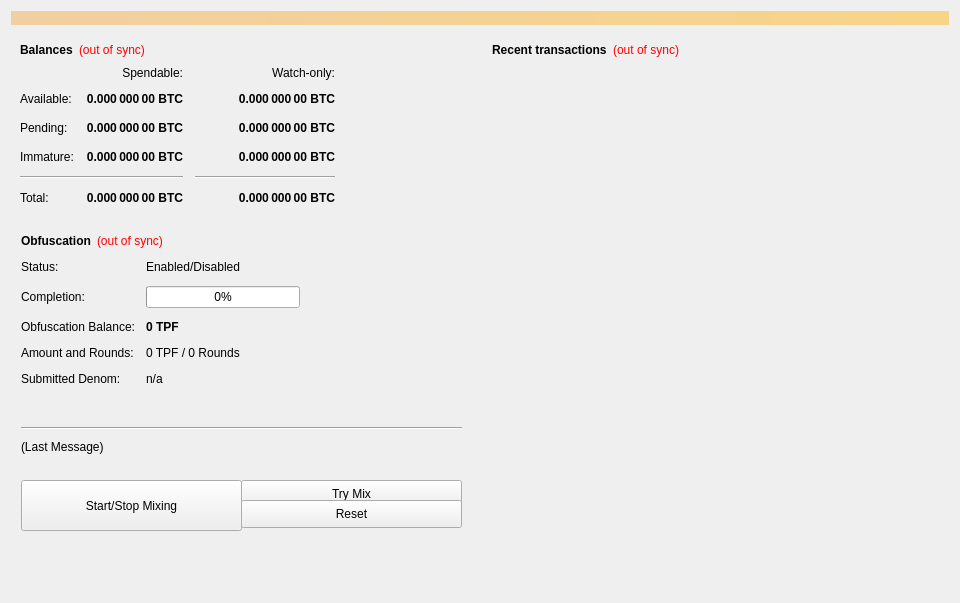
<?xml version="1.0" encoding="UTF-8"?>
<ui version="4.0">
 <class>OverviewPage</class>
 <widget class="QWidget" name="OverviewPage">
  <property name="geometry">
   <rect>
    <x>0</x>
    <y>0</y>
    <width>960</width>
    <height>603</height>
   </rect>
  </property>
  <property name="minimumSize">
   <size>
    <width>960</width>
    <height>0</height>
   </size>
  </property>
  <property name="windowTitle">
   <string>Form</string>
  </property>
  <layout class="QVBoxLayout" name="topLayout">
   <item>
    <widget class="QLabel" name="labelAlerts">
     <property name="visible">
      <bool>false</bool>
     </property>
     <property name="styleSheet">
      <string notr="true">background-color: qlineargradient(x1: 0, y1: 0, x2: 1, y2: 0, stop:0 #F0D0A0, stop:1 #F8D488); color:#000000;</string>
     </property>
     <property name="wordWrap">
      <bool>true</bool>
     </property>
     <property name="margin">
      <number>3</number>
     </property>
    </widget>
   </item>
   <item>
    <layout class="QHBoxLayout" name="horizontalLayout" stretch="1,1">
     <item>
      <layout class="QVBoxLayout" name="verticalLayout_2">
       <item>
        <widget class="QFrame" name="frame">
         <property name="frameShape">
          <enum>QFrame::NoFrame</enum>
         </property>
         <property name="frameShadow">
          <enum>QFrame::Raised</enum>
         </property>
         <layout class="QVBoxLayout" name="verticalLayout_4">
          <item>
           <layout class="QHBoxLayout" name="horizontalLayout_4">
            <item>
             <widget class="QLabel" name="label_5">
              <property name="font">
               <font>
                <weight>75</weight>
                <bold>true</bold>
               </font>
              </property>
              <property name="text">
               <string>Balances</string>
              </property>
             </widget>
            </item>
            <item>
             <widget class="QLabel" name="labelWalletStatus">
              <property name="cursor">
               <cursorShape>WhatsThisCursor</cursorShape>
              </property>
              <property name="toolTip">
               <string>The displayed information may be out of date. Your wallet automatically synchronizes with the TPFCoin network after a connection is established, but this process has not completed yet.</string>
              </property>
              <property name="styleSheet">
               <string notr="true">QLabel { color: red; }</string>
              </property>
              <property name="text">
               <string notr="true">(out of sync)</string>
              </property>
              <property name="alignment">
               <set>Qt::AlignLeading|Qt::AlignLeft|Qt::AlignVCenter</set>
              </property>
             </widget>
            </item>
            <item>
             <spacer name="horizontalSpacer_3">
              <property name="orientation">
               <enum>Qt::Horizontal</enum>
              </property>
              <property name="sizeHint" stdset="0">
               <size>
                <width>40</width>
                <height>20</height>
               </size>
              </property>
             </spacer>
            </item>
           </layout>
          </item>
          <item>
           <layout class="QGridLayout" name="gridLayout">
            <property name="spacing">
             <number>12</number>
            </property>
            <item row="2" column="2">
             <widget class="QLabel" name="labelWatchPending">
              <property name="font">
               <font>
                <weight>75</weight>
                <bold>true</bold>
               </font>
              </property>
              <property name="cursor">
               <cursorShape>IBeamCursor</cursorShape>
              </property>
              <property name="toolTip">
               <string>Unconfirmed transactions to watch-only addresses</string>
              </property>
              <property name="text">
               <string notr="true">0.000 000 00 BTC</string>
              </property>
              <property name="alignment">
               <set>Qt::AlignRight|Qt::AlignTrailing|Qt::AlignVCenter</set>
              </property>
              <property name="textInteractionFlags">
               <set>Qt::LinksAccessibleByMouse|Qt::TextSelectableByKeyboard|Qt::TextSelectableByMouse</set>
              </property>
             </widget>
            </item>
            <item row="2" column="1">
             <widget class="QLabel" name="labelUnconfirmed">
              <property name="font">
               <font>
                <weight>75</weight>
                <bold>true</bold>
               </font>
              </property>
              <property name="cursor">
               <cursorShape>IBeamCursor</cursorShape>
              </property>
              <property name="toolTip">
               <string>Total of transactions that have yet to be confirmed, and do not yet count toward the spendable balance</string>
              </property>
              <property name="text">
               <string notr="true">0.000 000 00 BTC</string>
              </property>
              <property name="alignment">
               <set>Qt::AlignRight|Qt::AlignTrailing|Qt::AlignVCenter</set>
              </property>
              <property name="textInteractionFlags">
               <set>Qt::LinksAccessibleByMouse|Qt::TextSelectableByKeyboard|Qt::TextSelectableByMouse</set>
              </property>
             </widget>
            </item>
            <item row="3" column="2">
             <widget class="QLabel" name="labelWatchImmature">
              <property name="font">
               <font>
                <weight>75</weight>
                <bold>true</bold>
               </font>
              </property>
              <property name="cursor">
               <cursorShape>IBeamCursor</cursorShape>
              </property>
              <property name="toolTip">
               <string>Staked or masternode rewards in watch-only addresses that has not yet matured</string>
              </property>
              <property name="text">
               <string notr="true">0.000 000 00 BTC</string>
              </property>
              <property name="alignment">
               <set>Qt::AlignRight|Qt::AlignTrailing|Qt::AlignVCenter</set>
              </property>
              <property name="textInteractionFlags">
               <set>Qt::LinksAccessibleByMouse|Qt::TextSelectableByKeyboard|Qt::TextSelectableByMouse</set>
              </property>
             </widget>
            </item>
            <item row="4" column="0" colspan="2">
             <widget class="Line" name="lineSpendableBalance">
              <property name="orientation">
               <enum>Qt::Horizontal</enum>
              </property>
             </widget>
            </item>
            <item row="4" column="2">
             <widget class="Line" name="lineWatchBalance">
              <property name="sizePolicy">
               <sizepolicy hsizetype="Preferred" vsizetype="Fixed">
                <horstretch>0</horstretch>
                <verstretch>0</verstretch>
               </sizepolicy>
              </property>
              <property name="minimumSize">
               <size>
                <width>140</width>
                <height>0</height>
               </size>
              </property>
              <property name="orientation">
               <enum>Qt::Horizontal</enum>
              </property>
             </widget>
            </item>
            <item row="5" column="0">
             <widget class="QLabel" name="labelTotalText">
              <property name="text">
               <string>Total:</string>
              </property>
             </widget>
            </item>
            <item row="3" column="1">
             <widget class="QLabel" name="labelImmature">
              <property name="font">
               <font>
                <weight>75</weight>
                <bold>true</bold>
               </font>
              </property>
              <property name="cursor">
               <cursorShape>IBeamCursor</cursorShape>
              </property>
              <property name="toolTip">
               <string>Staked or masternode rewards that has not yet matured</string>
              </property>
              <property name="text">
               <string notr="true">0.000 000 00 BTC</string>
              </property>
              <property name="alignment">
               <set>Qt::AlignRight|Qt::AlignTrailing|Qt::AlignVCenter</set>
              </property>
              <property name="textInteractionFlags">
               <set>Qt::LinksAccessibleByMouse|Qt::TextSelectableByKeyboard|Qt::TextSelectableByMouse</set>
              </property>
             </widget>
            </item>
            <item row="2" column="3">
             <spacer name="horizontalSpacer_2">
              <property name="orientation">
               <enum>Qt::Horizontal</enum>
              </property>
              <property name="sizeHint" stdset="0">
               <size>
                <width>40</width>
                <height>20</height>
               </size>
              </property>
             </spacer>
            </item>
            <item row="3" column="0">
             <widget class="QLabel" name="labelImmatureText">
              <property name="text">
               <string>Immature:</string>
              </property>
             </widget>
            </item>
            <item row="5" column="1">
             <widget class="QLabel" name="labelTotal">
              <property name="font">
               <font>
                <weight>75</weight>
                <bold>true</bold>
               </font>
              </property>
              <property name="cursor">
               <cursorShape>IBeamCursor</cursorShape>
              </property>
              <property name="toolTip">
               <string>Your current total balance</string>
              </property>
              <property name="text">
               <string notr="true">0.000 000 00 BTC</string>
              </property>
              <property name="alignment">
               <set>Qt::AlignRight|Qt::AlignTrailing|Qt::AlignVCenter</set>
              </property>
              <property name="textInteractionFlags">
               <set>Qt::LinksAccessibleByMouse|Qt::TextSelectableByKeyboard|Qt::TextSelectableByMouse</set>
              </property>
             </widget>
            </item>
            <item row="5" column="2">
             <widget class="QLabel" name="labelWatchTotal">
              <property name="font">
               <font>
                <weight>75</weight>
                <bold>true</bold>
               </font>
              </property>
              <property name="cursor">
               <cursorShape>IBeamCursor</cursorShape>
              </property>
              <property name="toolTip">
               <string>Current total balance in watch-only addresses</string>
              </property>
              <property name="text">
               <string notr="true">0.000 000 00 BTC</string>
              </property>
              <property name="alignment">
               <set>Qt::AlignRight|Qt::AlignTrailing|Qt::AlignVCenter</set>
              </property>
              <property name="textInteractionFlags">
               <set>Qt::LinksAccessibleByMouse|Qt::TextSelectableByKeyboard|Qt::TextSelectableByMouse</set>
              </property>
             </widget>
            </item>
            <item row="0" column="2">
             <widget class="QLabel" name="labelWatchonly">
              <property name="text">
               <string>Watch-only:</string>
              </property>
              <property name="alignment">
               <set>Qt::AlignRight|Qt::AlignTrailing|Qt::AlignVCenter</set>
              </property>
             </widget>
            </item>
            <item row="1" column="0">
             <widget class="QLabel" name="labelBalanceText">
              <property name="text">
               <string>Available:</string>
              </property>
             </widget>
            </item>
            <item row="1" column="1">
             <widget class="QLabel" name="labelBalance">
              <property name="font">
               <font>
                <weight>75</weight>
                <bold>true</bold>
               </font>
              </property>
              <property name="cursor">
               <cursorShape>IBeamCursor</cursorShape>
              </property>
              <property name="toolTip">
               <string>Your current spendable balance</string>
              </property>
              <property name="text">
               <string notr="true">0.000 000 00 BTC</string>
              </property>
              <property name="alignment">
               <set>Qt::AlignRight|Qt::AlignTrailing|Qt::AlignVCenter</set>
              </property>
              <property name="textInteractionFlags">
               <set>Qt::LinksAccessibleByMouse|Qt::TextSelectableByKeyboard|Qt::TextSelectableByMouse</set>
              </property>
             </widget>
            </item>
            <item row="1" column="2">
             <widget class="QLabel" name="labelWatchAvailable">
              <property name="font">
               <font>
                <weight>75</weight>
                <bold>true</bold>
               </font>
              </property>
              <property name="cursor">
               <cursorShape>IBeamCursor</cursorShape>
              </property>
              <property name="toolTip">
               <string>Your current balance in watch-only addresses</string>
              </property>
              <property name="text">
               <string notr="true">0.000 000 00 BTC</string>
              </property>
              <property name="alignment">
               <set>Qt::AlignRight|Qt::AlignTrailing|Qt::AlignVCenter</set>
              </property>
              <property name="textInteractionFlags">
               <set>Qt::LinksAccessibleByMouse|Qt::TextSelectableByKeyboard|Qt::TextSelectableByMouse</set>
              </property>
             </widget>
            </item>
            <item row="2" column="0">
             <widget class="QLabel" name="labelPendingText">
              <property name="text">
               <string>Pending:</string>
              </property>
             </widget>
            </item>
            <item row="0" column="1">
             <widget class="QLabel" name="labelSpendable">
              <property name="text">
               <string>Spendable:</string>
              </property>
              <property name="alignment">
               <set>Qt::AlignRight|Qt::AlignTrailing|Qt::AlignVCenter</set>
              </property>
             </widget>
            </item>
           </layout>
          </item>
         </layout>
        </widget>
       </item>
       <item>
        <widget class="QFrame" name="frameObfuscation">
         <property name="minimumSize">
          <size>
           <width>0</width>
           <height>350</height>
          </size>
         </property>
         <property name="layoutDirection">
          <enum>Qt::LeftToRight</enum>
         </property>
         <property name="frameShape">
          <enum>QFrame::NoFrame</enum>
         </property>
         <property name="frameShadow">
          <enum>QFrame::Raised</enum>
         </property>
         <widget class="QWidget" name="formLayoutWidget">
          <property name="geometry">
           <rect>
            <x>10</x>
            <y>40</y>
            <width>451</width>
            <height>161</height>
           </rect>
          </property>
          <layout class="QFormLayout" name="formLayout">
           <property name="fieldGrowthPolicy">
            <enum>QFormLayout::AllNonFixedFieldsGrow</enum>
           </property>
           <property name="horizontalSpacing">
            <number>11</number>
           </property>
           <property name="verticalSpacing">
            <number>12</number>
           </property>
           <item row="0" column="0">
            <widget class="QLabel" name="label_6">
             <property name="text">
              <string>Status:</string>
             </property>
            </widget>
           </item>
           <item row="1" column="0">
            <widget class="QLabel" name="label_7">
             <property name="text">
              <string>Completion:</string>
             </property>
            </widget>
           </item>
           <item row="1" column="1">
            <widget class="QProgressBar" name="obfuscationProgress">
             <property name="maximumSize">
              <size>
               <width>154</width>
               <height>16777215</height>
              </size>
             </property>
             <property name="value">
              <number>0</number>
             </property>
            </widget>
           </item>
           <item row="2" column="0">
            <widget class="QLabel" name="labelAnonymizedText">
             <property name="text">
              <string>Obfuscation Balance:</string>
             </property>
            </widget>
           </item>
           <item row="2" column="1">
            <widget class="QLabel" name="labelAnonymized">
             <property name="font">
              <font>
               <weight>75</weight>
               <bold>true</bold>
              </font>
             </property>
             <property name="text">
              <string notr="true">0 TPF</string>
             </property>
            </widget>
           </item>
           <item row="3" column="0">
            <widget class="QLabel" name="label_8">
             <property name="text">
              <string>Amount and Rounds:</string>
             </property>
            </widget>
           </item>
           <item row="3" column="1">
            <widget class="QLabel" name="labelAmountRounds">
             <property name="text">
              <string>0 TPF / 0 Rounds</string>
             </property>
            </widget>
           </item>
           <item row="4" column="0">
            <widget class="QLabel" name="label_9">
             <property name="text">
              <string>Submitted Denom:</string>
             </property>
            </widget>
           </item>
           <item row="4" column="1">
            <widget class="QLabel" name="labelSubmittedDenom">
             <property name="toolTip">
              <string>The denominations you submitted to the Masternode.&lt;br&gt;To mix, other users must submit the exact same denominations.</string>
             </property>
             <property name="text">
              <string>n/a</string>
             </property>
            </widget>
           </item>
           <item row="0" column="1">
            <widget class="QLabel" name="obfuscationEnabled">
             <property name="text">
              <string>Enabled/Disabled</string>
             </property>
            </widget>
           </item>
          </layout>
         </widget>
         <widget class="QPushButton" name="runAutoDenom">
          <property name="geometry">
           <rect>
            <x>251</x>
            <y>17</y>
            <width>1</width>
            <height>1</height>
           </rect>
          </property>
          <property name="palette">
           <palette>
            <active>
             <colorrole role="WindowText">
              <brush brushstyle="SolidPattern">
               <color alpha="255">
                <red>0</red>
                <green>0</green>
                <blue>0</blue>
               </color>
              </brush>
             </colorrole>
             <colorrole role="Button">
              <brush brushstyle="SolidPattern">
               <color alpha="255">
                <red>239</red>
                <green>238</green>
                <blue>238</blue>
               </color>
              </brush>
             </colorrole>
             <colorrole role="Light">
              <brush brushstyle="SolidPattern">
               <color alpha="255">
                <red>255</red>
                <green>255</green>
                <blue>255</blue>
               </color>
              </brush>
             </colorrole>
             <colorrole role="Midlight">
              <brush brushstyle="SolidPattern">
               <color alpha="255">
                <red>247</red>
                <green>246</green>
                <blue>246</blue>
               </color>
              </brush>
             </colorrole>
             <colorrole role="Dark">
              <brush brushstyle="SolidPattern">
               <color alpha="255">
                <red>119</red>
                <green>119</green>
                <blue>119</blue>
               </color>
              </brush>
             </colorrole>
             <colorrole role="Mid">
              <brush brushstyle="SolidPattern">
               <color alpha="255">
                <red>159</red>
                <green>159</green>
                <blue>159</blue>
               </color>
              </brush>
             </colorrole>
             <colorrole role="Text">
              <brush brushstyle="SolidPattern">
               <color alpha="255">
                <red>0</red>
                <green>0</green>
                <blue>0</blue>
               </color>
              </brush>
             </colorrole>
             <colorrole role="BrightText">
              <brush brushstyle="SolidPattern">
               <color alpha="255">
                <red>255</red>
                <green>255</green>
                <blue>255</blue>
               </color>
              </brush>
             </colorrole>
             <colorrole role="ButtonText">
              <brush brushstyle="SolidPattern">
               <color alpha="255">
                <red>0</red>
                <green>0</green>
                <blue>0</blue>
               </color>
              </brush>
             </colorrole>
             <colorrole role="Base">
              <brush brushstyle="SolidPattern">
               <color alpha="255">
                <red>255</red>
                <green>255</green>
                <blue>255</blue>
               </color>
              </brush>
             </colorrole>
             <colorrole role="Window">
              <brush brushstyle="SolidPattern">
               <color alpha="255">
                <red>239</red>
                <green>238</green>
                <blue>238</blue>
               </color>
              </brush>
             </colorrole>
             <colorrole role="Shadow">
              <brush brushstyle="SolidPattern">
               <color alpha="255">
                <red>0</red>
                <green>0</green>
                <blue>0</blue>
               </color>
              </brush>
             </colorrole>
             <colorrole role="AlternateBase">
              <brush brushstyle="SolidPattern">
               <color alpha="255">
                <red>247</red>
                <green>246</green>
                <blue>246</blue>
               </color>
              </brush>
             </colorrole>
             <colorrole role="ToolTipBase">
              <brush brushstyle="SolidPattern">
               <color alpha="255">
                <red>255</red>
                <green>255</green>
                <blue>220</blue>
               </color>
              </brush>
             </colorrole>
             <colorrole role="ToolTipText">
              <brush brushstyle="SolidPattern">
               <color alpha="255">
                <red>0</red>
                <green>0</green>
                <blue>0</blue>
               </color>
              </brush>
             </colorrole>
            </active>
            <inactive>
             <colorrole role="WindowText">
              <brush brushstyle="SolidPattern">
               <color alpha="255">
                <red>0</red>
                <green>0</green>
                <blue>0</blue>
               </color>
              </brush>
             </colorrole>
             <colorrole role="Button">
              <brush brushstyle="SolidPattern">
               <color alpha="255">
                <red>239</red>
                <green>238</green>
                <blue>238</blue>
               </color>
              </brush>
             </colorrole>
             <colorrole role="Light">
              <brush brushstyle="SolidPattern">
               <color alpha="255">
                <red>255</red>
                <green>255</green>
                <blue>255</blue>
               </color>
              </brush>
             </colorrole>
             <colorrole role="Midlight">
              <brush brushstyle="SolidPattern">
               <color alpha="255">
                <red>247</red>
                <green>246</green>
                <blue>246</blue>
               </color>
              </brush>
             </colorrole>
             <colorrole role="Dark">
              <brush brushstyle="SolidPattern">
               <color alpha="255">
                <red>119</red>
                <green>119</green>
                <blue>119</blue>
               </color>
              </brush>
             </colorrole>
             <colorrole role="Mid">
              <brush brushstyle="SolidPattern">
               <color alpha="255">
                <red>159</red>
                <green>159</green>
                <blue>159</blue>
               </color>
              </brush>
             </colorrole>
             <colorrole role="Text">
              <brush brushstyle="SolidPattern">
               <color alpha="255">
                <red>0</red>
                <green>0</green>
                <blue>0</blue>
               </color>
              </brush>
             </colorrole>
             <colorrole role="BrightText">
              <brush brushstyle="SolidPattern">
               <color alpha="255">
                <red>255</red>
                <green>255</green>
                <blue>255</blue>
               </color>
              </brush>
             </colorrole>
             <colorrole role="ButtonText">
              <brush brushstyle="SolidPattern">
               <color alpha="255">
                <red>0</red>
                <green>0</green>
                <blue>0</blue>
               </color>
              </brush>
             </colorrole>
             <colorrole role="Base">
              <brush brushstyle="SolidPattern">
               <color alpha="255">
                <red>255</red>
                <green>255</green>
                <blue>255</blue>
               </color>
              </brush>
             </colorrole>
             <colorrole role="Window">
              <brush brushstyle="SolidPattern">
               <color alpha="255">
                <red>239</red>
                <green>238</green>
                <blue>238</blue>
               </color>
              </brush>
             </colorrole>
             <colorrole role="Shadow">
              <brush brushstyle="SolidPattern">
               <color alpha="255">
                <red>0</red>
                <green>0</green>
                <blue>0</blue>
               </color>
              </brush>
             </colorrole>
             <colorrole role="AlternateBase">
              <brush brushstyle="SolidPattern">
               <color alpha="255">
                <red>247</red>
                <green>246</green>
                <blue>246</blue>
               </color>
              </brush>
             </colorrole>
             <colorrole role="ToolTipBase">
              <brush brushstyle="SolidPattern">
               <color alpha="255">
                <red>255</red>
                <green>255</green>
                <blue>220</blue>
               </color>
              </brush>
             </colorrole>
             <colorrole role="ToolTipText">
              <brush brushstyle="SolidPattern">
               <color alpha="255">
                <red>0</red>
                <green>0</green>
                <blue>0</blue>
               </color>
              </brush>
             </colorrole>
            </inactive>
            <disabled>
             <colorrole role="WindowText">
              <brush brushstyle="SolidPattern">
               <color alpha="255">
                <red>119</red>
                <green>119</green>
                <blue>119</blue>
               </color>
              </brush>
             </colorrole>
             <colorrole role="Button">
              <brush brushstyle="SolidPattern">
               <color alpha="255">
                <red>239</red>
                <green>238</green>
                <blue>238</blue>
               </color>
              </brush>
             </colorrole>
             <colorrole role="Light">
              <brush brushstyle="SolidPattern">
               <color alpha="255">
                <red>255</red>
                <green>255</green>
                <blue>255</blue>
               </color>
              </brush>
             </colorrole>
             <colorrole role="Midlight">
              <brush brushstyle="SolidPattern">
               <color alpha="255">
                <red>247</red>
                <green>246</green>
                <blue>246</blue>
               </color>
              </brush>
             </colorrole>
             <colorrole role="Dark">
              <brush brushstyle="SolidPattern">
               <color alpha="255">
                <red>119</red>
                <green>119</green>
                <blue>119</blue>
               </color>
              </brush>
             </colorrole>
             <colorrole role="Mid">
              <brush brushstyle="SolidPattern">
               <color alpha="255">
                <red>159</red>
                <green>159</green>
                <blue>159</blue>
               </color>
              </brush>
             </colorrole>
             <colorrole role="Text">
              <brush brushstyle="SolidPattern">
               <color alpha="255">
                <red>119</red>
                <green>119</green>
                <blue>119</blue>
               </color>
              </brush>
             </colorrole>
             <colorrole role="BrightText">
              <brush brushstyle="SolidPattern">
               <color alpha="255">
                <red>255</red>
                <green>255</green>
                <blue>255</blue>
               </color>
              </brush>
             </colorrole>
             <colorrole role="ButtonText">
              <brush brushstyle="SolidPattern">
               <color alpha="255">
                <red>119</red>
                <green>119</green>
                <blue>119</blue>
               </color>
              </brush>
             </colorrole>
             <colorrole role="Base">
              <brush brushstyle="SolidPattern">
               <color alpha="255">
                <red>239</red>
                <green>238</green>
                <blue>238</blue>
               </color>
              </brush>
             </colorrole>
             <colorrole role="Window">
              <brush brushstyle="SolidPattern">
               <color alpha="255">
                <red>239</red>
                <green>238</green>
                <blue>238</blue>
               </color>
              </brush>
             </colorrole>
             <colorrole role="Shadow">
              <brush brushstyle="SolidPattern">
               <color alpha="255">
                <red>0</red>
                <green>0</green>
                <blue>0</blue>
               </color>
              </brush>
             </colorrole>
             <colorrole role="AlternateBase">
              <brush brushstyle="SolidPattern">
               <color alpha="255">
                <red>239</red>
                <green>238</green>
                <blue>238</blue>
               </color>
              </brush>
             </colorrole>
             <colorrole role="ToolTipBase">
              <brush brushstyle="SolidPattern">
               <color alpha="255">
                <red>255</red>
                <green>255</green>
                <blue>220</blue>
               </color>
              </brush>
             </colorrole>
             <colorrole role="ToolTipText">
              <brush brushstyle="SolidPattern">
               <color alpha="255">
                <red>0</red>
                <green>0</green>
                <blue>0</blue>
               </color>
              </brush>
             </colorrole>
            </disabled>
           </palette>
          </property>
          <property name="focusPolicy">
           <enum>Qt::NoFocus</enum>
          </property>
          <property name="autoFillBackground">
           <bool>true</bool>
          </property>
          <property name="text">
           <string/>
          </property>
          <property name="flat">
           <bool>true</bool>
          </property>
         </widget>
         <widget class="QPushButton" name="toggleObfuscation">
          <property name="geometry">
           <rect>
            <x>10</x>
            <y>260</y>
            <width>221</width>
            <height>51</height>
           </rect>
          </property>
          <property name="sizePolicy">
           <sizepolicy hsizetype="MinimumExpanding" vsizetype="Fixed">
            <horstretch>0</horstretch>
            <verstretch>0</verstretch>
           </sizepolicy>
          </property>
          <property name="text">
           <string>Start/Stop Mixing</string>
          </property>
          <property name="autoDefault">
           <bool>false</bool>
          </property>
          <property name="default">
           <bool>false</bool>
          </property>
          <property name="flat">
           <bool>false</bool>
          </property>
         </widget>
         <widget class="Line" name="lineLastMessage">
          <property name="geometry">
           <rect>
            <x>10</x>
            <y>200</y>
            <width>441</width>
            <height>16</height>
           </rect>
          </property>
          <property name="orientation">
           <enum>Qt::Horizontal</enum>
          </property>
         </widget>
         <widget class="QLabel" name="obfuscationStatus">
          <property name="geometry">
           <rect>
            <x>10</x>
            <y>220</y>
            <width>451</width>
            <height>61</height>
           </rect>
          </property>
          <property name="minimumSize">
           <size>
            <width>288</width>
            <height>43</height>
           </size>
          </property>
          <property name="text">
           <string>(Last Message)</string>
          </property>
          <property name="alignment">
           <set>Qt::AlignLeading|Qt::AlignLeft|Qt::AlignTop</set>
          </property>
          <property name="wordWrap">
           <bool>true</bool>
          </property>
         </widget>
         <widget class="QPushButton" name="obfuscationAuto">
          <property name="geometry">
           <rect>
            <x>230</x>
            <y>260</y>
            <width>221</width>
            <height>28</height>
           </rect>
          </property>
          <property name="sizePolicy">
           <sizepolicy hsizetype="MinimumExpanding" vsizetype="Fixed">
            <horstretch>0</horstretch>
            <verstretch>0</verstretch>
           </sizepolicy>
          </property>
          <property name="toolTip">
           <string>Try to manually submit a Obfuscation request.</string>
          </property>
          <property name="text">
           <string>Try Mix</string>
          </property>
          <property name="autoDefault">
           <bool>false</bool>
          </property>
          <property name="default">
           <bool>false</bool>
          </property>
          <property name="flat">
           <bool>false</bool>
          </property>
         </widget>
         <widget class="QPushButton" name="obfuscationReset">
          <property name="geometry">
           <rect>
            <x>230</x>
            <y>280</y>
            <width>221</width>
            <height>28</height>
           </rect>
          </property>
          <property name="sizePolicy">
           <sizepolicy hsizetype="MinimumExpanding" vsizetype="Fixed">
            <horstretch>0</horstretch>
            <verstretch>0</verstretch>
           </sizepolicy>
          </property>
          <property name="toolTip">
           <string>Reset the current status of Obfuscation (can interrupt Obfuscation if it's in the process of Mixing, which can cost you money!)</string>
          </property>
          <property name="autoFillBackground">
           <bool>false</bool>
          </property>
          <property name="text">
           <string>Reset</string>
          </property>
         </widget>
         <widget class="QWidget" name="layoutWidget">
          <property name="geometry">
           <rect>
            <x>10</x>
            <y>10</y>
            <width>431</width>
            <height>22</height>
           </rect>
          </property>
          <layout class="QHBoxLayout" name="horizontalLayout_5">
           <item>
            <widget class="QLabel" name="label_2">
             <property name="font">
              <font>
               <weight>75</weight>
               <bold>true</bold>
              </font>
             </property>
             <property name="text">
              <string>Obfuscation</string>
             </property>
            </widget>
           </item>
           <item>
            <widget class="QLabel" name="labelObfuscationSyncStatus">
             <property name="toolTip">
              <string>The displayed information may be out of date. Your wallet automatically synchronizes with the TPFCoin network after a connection is established, but this process has not completed yet.</string>
             </property>
             <property name="styleSheet">
              <string notr="true">QLabel { color: red; }</string>
             </property>
             <property name="text">
              <string notr="true">(out of sync)</string>
             </property>
             <property name="alignment">
              <set>Qt::AlignLeading|Qt::AlignLeft|Qt::AlignVCenter</set>
             </property>
            </widget>
           </item>
           <item>
            <spacer name="horizontalSpacer_4">
             <property name="orientation">
              <enum>Qt::Horizontal</enum>
             </property>
             <property name="sizeHint" stdset="0">
              <size>
               <width>40</width>
               <height>20</height>
              </size>
             </property>
            </spacer>
           </item>
          </layout>
         </widget>
        </widget>
       </item>
       <item>
        <spacer name="verticalSpacer">
         <property name="orientation">
          <enum>Qt::Vertical</enum>
         </property>
         <property name="sizeHint" stdset="0">
          <size>
           <width>20</width>
           <height>40</height>
          </size>
         </property>
        </spacer>
       </item>
      </layout>
     </item>
     <item>
      <layout class="QVBoxLayout" name="verticalLayout_3">
       <item>
        <widget class="QFrame" name="frame_2">
         <property name="frameShape">
          <enum>QFrame::NoFrame</enum>
         </property>
         <property name="frameShadow">
          <enum>QFrame::Raised</enum>
         </property>
         <layout class="QVBoxLayout" name="verticalLayout">
          <item>
           <layout class="QHBoxLayout" name="horizontalLayout_2">
            <item>
             <widget class="QLabel" name="label_4">
              <property name="font">
               <font>
                <weight>75</weight>
                <bold>true</bold>
               </font>
              </property>
              <property name="text">
               <string>Recent transactions</string>
              </property>
             </widget>
            </item>
            <item>
             <widget class="QLabel" name="labelTransactionsStatus">
              <property name="cursor">
               <cursorShape>WhatsThisCursor</cursorShape>
              </property>
              <property name="toolTip">
               <string>The displayed information may be out of date. Your wallet automatically synchronizes with the TPFCoin network after a connection is established, but this process has not completed yet.</string>
              </property>
              <property name="styleSheet">
               <string notr="true">QLabel { color: red; }</string>
              </property>
              <property name="text">
               <string notr="true">(out of sync)</string>
              </property>
              <property name="alignment">
               <set>Qt::AlignRight|Qt::AlignTrailing|Qt::AlignVCenter</set>
              </property>
             </widget>
            </item>
            <item>
             <spacer name="horizontalSpacer">
              <property name="orientation">
               <enum>Qt::Horizontal</enum>
              </property>
              <property name="sizeHint" stdset="0">
               <size>
                <width>40</width>
                <height>20</height>
               </size>
              </property>
             </spacer>
            </item>
           </layout>
          </item>
          <item>
           <widget class="QListView" name="listTransactions">
            <property name="styleSheet">
             <string notr="true">QListView { background: transparent; }</string>
            </property>
            <property name="frameShape">
             <enum>QFrame::NoFrame</enum>
            </property>
            <property name="verticalScrollBarPolicy">
             <enum>Qt::ScrollBarAlwaysOff</enum>
            </property>
            <property name="horizontalScrollBarPolicy">
             <enum>Qt::ScrollBarAlwaysOff</enum>
            </property>
            <property name="selectionMode">
             <enum>QAbstractItemView::NoSelection</enum>
            </property>
           </widget>
          </item>
         </layout>
        </widget>
       </item>
       <item>
        <spacer name="verticalSpacer_2">
         <property name="orientation">
          <enum>Qt::Vertical</enum>
         </property>
         <property name="sizeType">
          <enum>QSizePolicy::Fixed</enum>
         </property>
         <property name="sizeHint" stdset="0">
          <size>
           <width>20</width>
           <height>0</height>
          </size>
         </property>
        </spacer>
       </item>
      </layout>
     </item>
    </layout>
   </item>
  </layout>
 </widget>
 <resources/>
 <connections/>
</ui>
